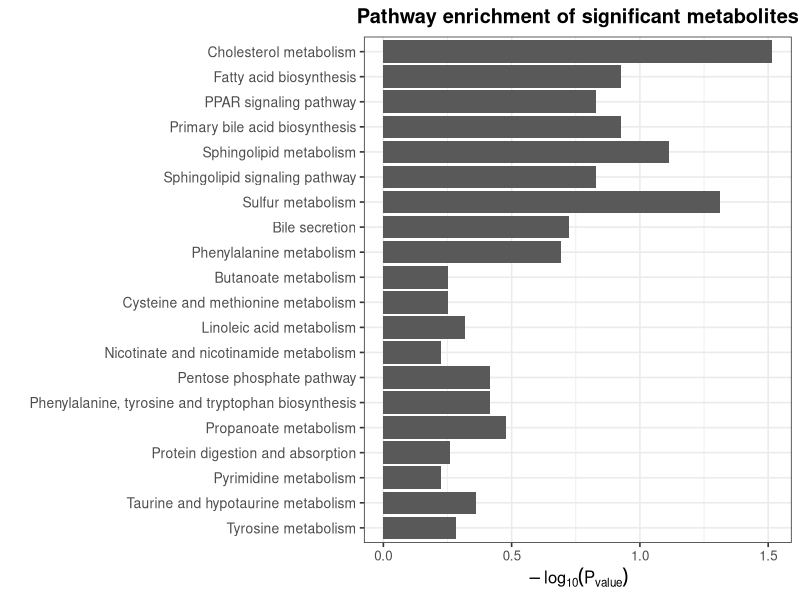
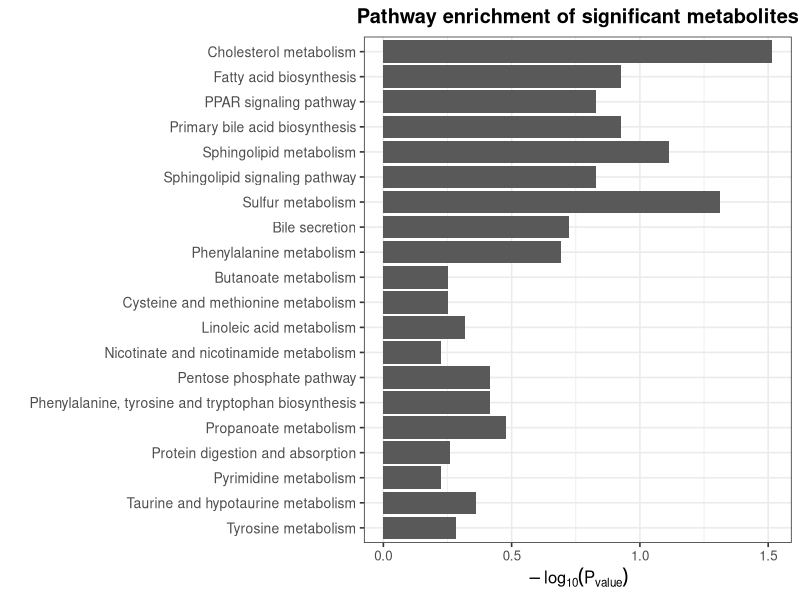

Source code (R) for these figures, in order:
library(dplyr)
library(ggplot2)

# 1) 读入通路映射表
all_path <- read.csv("All_pathway.csv",
                     stringsAsFactors = FALSE,
                     check.names = FALSE)

# 看一下结构（确认列名）
str(all_path)
head(all_path)

# 主要用到的列：
# - Metabolite name
# - Terms（通路名称）
# - Pathway ID（KEGG map 号，可选）
# 还有 Pathway level 1 / 2 可用来分层展示
# 2) 读入显著代谢物结果
meta_res <- read.csv("significant_metabolites.csv",
                     stringsAsFactors = FALSE,
                     check.names = FALSE)

# 统一列名，去掉多余列
colnames(meta_res)[1:5] <- c("Metabolite", "Log2FC", "P_value", "VIP_Score", "Significance")
meta_res <- meta_res[, 1:5]

head(meta_res)
## 背景：有通路注释的代谢物
bg_mets <- unique(all_path$`Metabolite name`)
N <- length(bg_mets)   # 背景大小

## 显著代谢物（可以根据需要调整阈值）
sig_mets <- meta_res %>%
  filter(P_value < 0.05,
         Significance %in% c("Up-regulated", "Down-regulated")) %>%
  pull(Metabolite) %>%
  unique()

## 显著代谢物中真正“有通路注释”的那部分
sig_in_bg <- intersect(sig_mets, bg_mets)
n <- length(sig_in_bg)  # 显著集合大小

cat("背景代谢物数 N =", N, "\n")
cat("显著代谢物数（有通路注释） n =", n, "\n")
# 为方便，先只保留我们需要的列
path_df <- all_path %>%
  select(`Metabolite name`, Terms, `Pathway ID`,
         `Pathway level 1`, `Pathway level 2`) %>%
  distinct()

# 按通路 Terms 分组，做超几何检验
enrich_res <- path_df %>%
  group_by(Terms, `Pathway ID`, `Pathway level 1`, `Pathway level 2`) %>%
  summarise(
    pathway_mets = list(unique(`Metabolite name`)),
    .groups = "drop"
  ) %>%
  rowwise() %>%
  mutate(
    # 该通路包含的代谢物数（在背景中）
    m_size = length(intersect(pathway_mets, bg_mets)),
    # 显著代谢物中命中该通路的数目
    k_hits = length(intersect(pathway_mets, sig_in_bg)),
    N_universe = N,
    n_sig      = n,
    # 超几何检验，右尾（至少 k_hits 个）
    p_value = ifelse(
      m_size > 0 & k_hits > 0,
      phyper(q = k_hits - 1, m = m_size, n = N_universe - m_size,
             k = n_sig, lower.tail = FALSE),
      1
    )
  ) %>%
  ungroup() %>%
  # 只保留至少命中 1 个显著代谢物的通路
  filter(k_hits > 0) %>%
  mutate(
    FDR = p.adjust(p_value, method = "fdr")
  ) %>%
  arrange(FDR)

enrich_res_out <- enrich_res %>%
  mutate(
    # 差异代谢物的命中名单：pathway_mets ∩ sig_in_bg
    hit_metabolites = sapply(pathway_mets, function(x) {
      paste(intersect(x, sig_in_bg), collapse = "; ")
    })
  ) %>%
  # 删除 list 列，保留字符版代谢物列表
  select(-pathway_mets)

# 再写出 CSV
write.csv(enrich_res_out,
          "Metabolite_Pathway_ORA_from_All_pathway.csv",
          row.names = FALSE)

top_n <- 20
plot_df <- enrich_res %>%
  head(top_n) %>%
  # 为了方便排序，把 Terms 变成 factor
  mutate(Terms = factor(Terms, levels = rev(unique(Terms))))

ggplot(plot_df,
       aes(x = Terms, y = -log10(p_value))) +
  geom_bar(stat = "identity") +
  coord_flip() +
  labs(
    x = "",
    y = expression(-log[10](P[value])),
    title = "Pathway enrichment of significant metabolites"
  ) +
  theme_bw(base_size = 12) +
  theme(
    plot.title = element_text(hjust = 0.5, face = "bold"),
    axis.text.y = element_text(size = 10)
  )

ggsave("Metabolite_Pathway_ORA_barplot_from_All_pathway.pdf",
       width = 7, height = 5)
